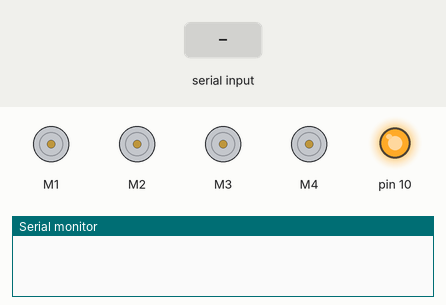
Bench run of a sketch on a simulated Arduino Uno, built with avr-gcc and run on an emulated ATmega328P. Parts: 4 × DC motor (green arrow = forward, orange = backward, longer = faster), output pins drawn as LEDs (lit = HIGH), the last lines printed to the serial monitor. The test bench sets the inputs (shaded band).

Above: at 1.2 s.
1.3 s: "1" received over Serial
At 2.0 s:
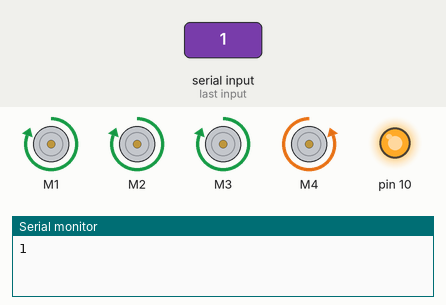
2.9 s: "2" received over Serial
At 4.1 s:
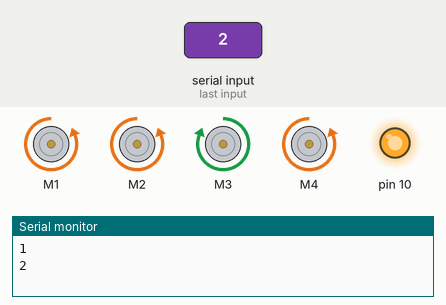
4.4 s: "3" received over Serial
At 5.5 s:
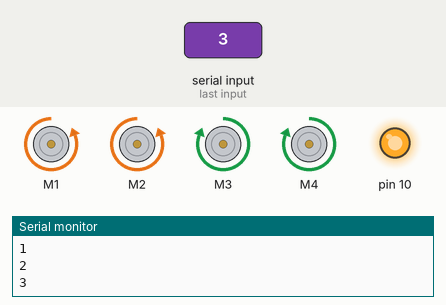
6.0 s: "4" received over Serial
At 6.8 s:
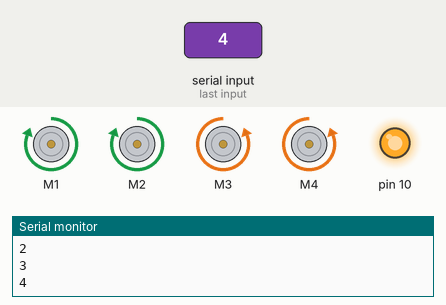
7.6 s: "5" received over Serial
At 8.9 s:
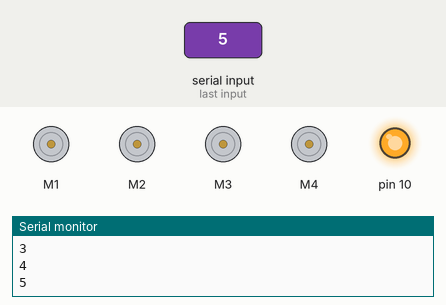
9.2 s: "2" received over Serial
At 10.4 s:
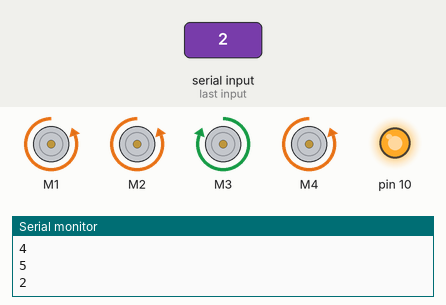
Timing chart, 0 to 11.8 s (numbered marks = the images above; inputs shaded):
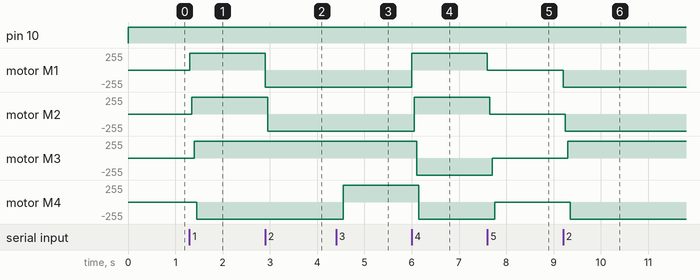

The sketch:

MY_ROBOT1.ino
```cpp
#include <AFMotor.h>
char value;
AF_DCMotor motor1(1) ;
AF_DCMotor motor2(2) ;
AF_DCMotor motor3(3) ;
AF_DCMotor motor4(4) ;
void setup() {
  // put your setup code here, to run once:
 Serial.begin(9600);
    motor1.setSpeed(255);
    motor2.setSpeed(255);
    motor3.setSpeed(255);
    motor4.setSpeed(255);
    pinMode(10,OUTPUT);

}

void loop() {
      digitalWrite(10,HIGH);
  // put your main code here, to run repeatedly:
if(Serial.available()>0)
           {
                value=Serial.read();

                Serial.println(value);
                   if(value=='1')//FRONTT
                        {motor1.run(FORWARD);
                         delay(50);
                         motor2.run(FORWARD);
                         delay(50);
                         motor3.run(FORWARD);
                         delay(50);
                         motor4.run(BACKWARD);
                         delay(50);
                        }
                 else if(value=='2')//BACK
                        {motor1.run(BACKWARD);
                         delay(50);
                         motor2.run(BACKWARD);
                         delay(50);
                         motor3.run(FORWARD);
                         delay(50);
                         motor4.run(BACKWARD);
                         delay(50);
                        }
                 else if(value=='3')//RIGHT
                        {motor1.run(BACKWARD);
                         delay(50);
                         motor2.run(BACKWARD);
                         delay(50);
                         motor3.run(FORWARD);
                         delay(50);
                         motor4.run(FORWARD);
                         delay(50);
                        }//LEFT
                  else if(value=='4')
                        {motor1.run(FORWARD);
                         delay(50);
                         motor2.run(FORWARD);
                         delay(50);
                         motor3.run(BACKWARD);
                         delay(50);
                         motor4.run(BACKWARD);
                         delay(50);
                        }
                      else if(value=='5')
                      {
                        motor1.run(RELEASE);
                       delay(50);
                       motor2.run(RELEASE);
                       delay(50);
                       motor3.run(RELEASE);
                       delay(50);
                       motor4.run(RELEASE);
                       delay(50);
                      }

                       else if(value=='6')
                      {
                        motor1.run(RELEASE);
                       delay(50);
                       motor2.run(RELEASE);
                       delay(50);
                       motor3.run(RELEASE);
                       delay(50);
                       motor4.run(RELEASE);
                       delay(50);
                      }
                      }
                      }
```

Measured:
- after the input at 1.3 s, motor M1: stopped → forward 255/255 at once; motor M2: stopped → forward 255/255 after 0.05 s; motor M3: stopped → forward 255/255 after 0.10 s; motor M4: stopped → backward 255/255 after 0.15 s
- after the input at 2.9 s, motor M1: forward 255/255 → backward 255/255 at once; motor M2: forward 255/255 → backward 255/255 after 0.05 s
- after the input at 4.4 s, motor M4: backward 255/255 → forward 255/255 after 0.15 s
- after the input at 6.0 s, motor M1: backward 255/255 → forward 255/255 at once; motor M2: backward 255/255 → forward 255/255 after 0.05 s; motor M3: forward 255/255 → backward 255/255 after 0.10 s; motor M4: forward 255/255 → backward 255/255 after 0.15 s
- after the input at 7.6 s, motor M1: forward 255/255 → stopped at once; motor M2: forward 255/255 → stopped after 0.05 s; motor M3: backward 255/255 → stopped after 0.10 s; motor M4: backward 255/255 → stopped after 0.15 s
- after the input at 9.2 s, motor M1: stopped → backward 255/255 at once; motor M2: stopped → backward 255/255 after 0.05 s; motor M3: stopped → forward 255/255 after 0.10 s; motor M4: stopped → backward 255/255 after 0.15 s
